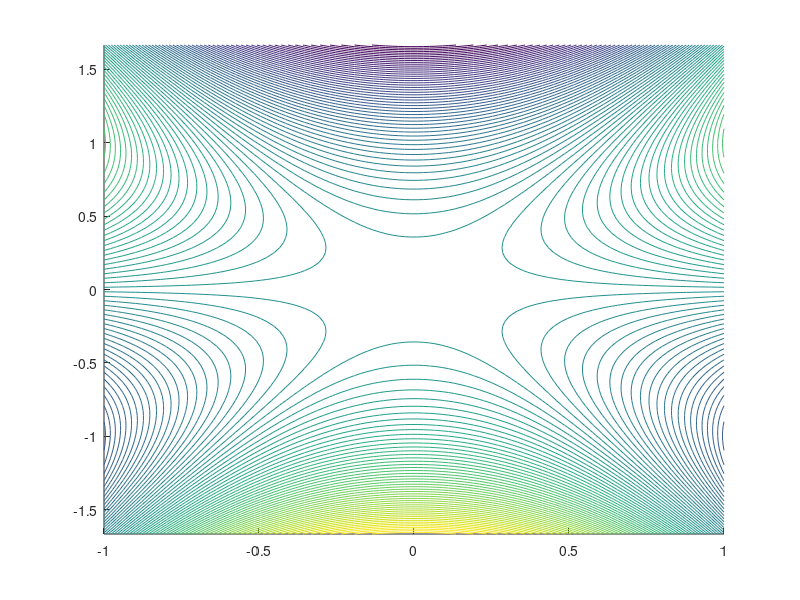

Here is the MATLAB script that generated this plot: (Note: this script raises an error after producing the figure.)
% Parameters
U = 1; % Freestream velocity
k = 1; % Vortex strength
A = 1; % Constant related to wedge angle and vortex core size
R = 0.4; % Vortex core radius
n = 100; % Number of grid points in each direction
xmin = -1; xmax = 1; % x-limits of plot
ymin = -1/0.6; ymax = 1/0.6; % y-limits of plot

% Create grid
x = linspace(xmin, xmax, n);
y = linspace(ymin, ymax, n);
[X,Y] = meshgrid(x,y);

% Compute stream function
r = sqrt(X.^2 + Y.^2);
theta = atan2(Y,X);


%Psi = U*r.*sin(theta) - k*A*cos(theta).*sin(2*theta)/(2*pi) .* log(r/R);
Psi = 3*X.^2.*Y - Y.^3;

U = 3*X.^2-3*Y.^2;
V = -(-6*X*Y);

uu = @(x,y) 3*x^2-3*y^2;
vv = @(x,y) (-6*x*y);



% Initialize particle position and velocity
r = 0;
v = 0;

% Integrate equations of motion
t = 0;
rx = 0.99; %% horizontal placement of particle
ry = 1.65; %%vertical placement of particle 

xs = [rx];
ys = [ry];
ts = [t];

tmax = 2.5;
dt = 0.05;
while t < tmax
    vx = uu(rx,ry);
    vy = vv(rx,ry);
  
    rx = rx + vx*dt;
    ry = ry + vy*dt; 

    % Increment time
    t = t + dt;
    xs = [xs rx];
    ys = [ys ry];
end

[px,py] = gradient(Psi);

figure(1)
% Plot streamlines
hold on
contour(X,Y,Psi,100);
yline(0)
xl1 = 0:0.1:1;
plot(xl1,xl1./0.58,Color='k')

xlim([0 xmax]);
ylim([0 ymax]);
xlabel('x');
ylabel('y');
title('Streamlines of Moffatt vortices in a wedge');
hold off
[startx,starty] = meshgrid(0.05:0.1:0.85,0.01:0.08:1);

verts = stream2(X,Y,py,-px,startx,starty);

figure(2)
quiver(X,Y,py,-px);
lineobj = streamline(verts);


figure(3)
% Plot streamlines
hold on
contour(X,Y,Psi,100);
yline(0)
xl1 = 0:0.1:1;
plot(xl1,xl1./0.58,Color='k')
plot(xs,ys,'r.',MarkerSize=10)
xlim([0 xmax]);
ylim([0 ymax]);
xlabel('x');
ylabel('y');
title('Streamlines of Moffatt vortices in a wedge');
hold off
